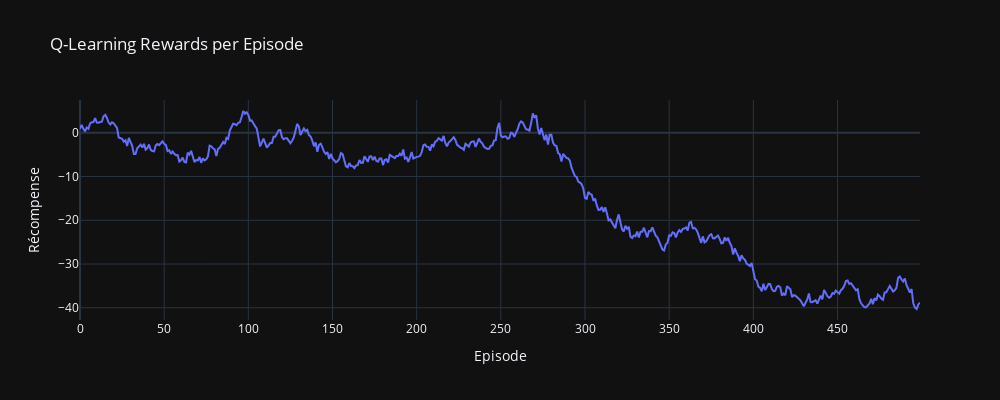

Notebook cell for this chart:
### Code cell
import plotly.graph_objects as go
import numpy as np

q_learning_rewards = np.random.randn(500).cumsum()
sarsa_rewards = np.random.randn(500).cumsum()

fig1 = go.Figure()
fig1.add_trace(go.Scatter(y=q_learning_rewards, mode='lines', name='Q-Learning'))
fig1.update_layout(title="Q-Learning Rewards per Episode",
                   xaxis_title="Episode",
                   yaxis_title="Récompense",
                   template="plotly_dark",
                   width=1000, height=400)
fig1.show()

### Figure 1 — Plotly figure (JSON) as saved in the notebook; plotly's stock layout.template omitted (floating-point values rounded to 4 significant figures; data arrays with more than 128 entries replaced by an {"elided": "..."} marker saying what was removed)
{"data": [{"mode": "lines", "name": "Q-Learning", "type": "scatter", "y": {"elided": "500 float values"}}], "layout": {"height": 400, "title": {"text": "Q-Learning Rewards per Episode"}, "width": 1000, "xaxis": {"title": {"text": "Episode"}}, "yaxis": {"title": {"text": "Récompense"}}}}
